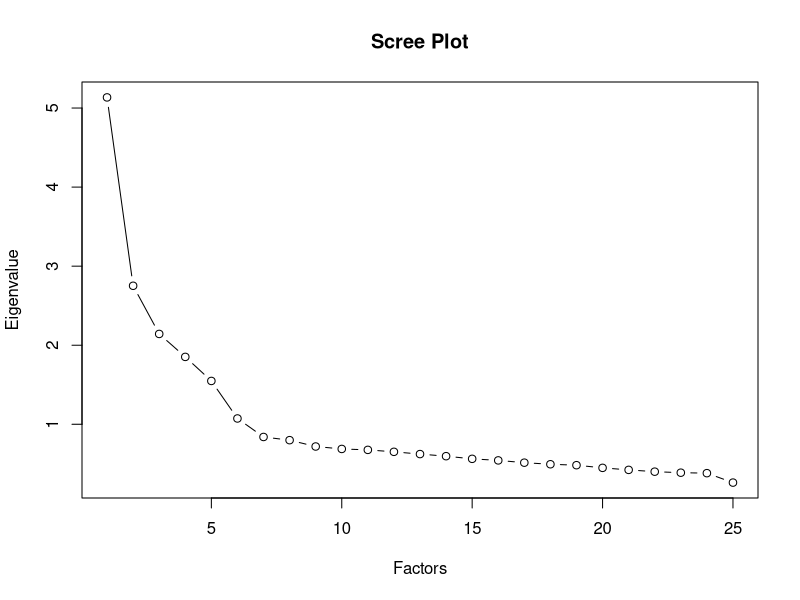

This chart was generated by the following R code:

install.packages("psych")
library(psych)
# install.packages("ggplot2")
library(ggplot2)


# R-এর bfi ডেটাসেটটি factor_analyzer এর ডেটাসেটের মতই
# For demonstration, let's use a sample dataset from the library
data(bfi)
# কলামগুলো বাদ দিন এবং NA ভ্যালু পরিষ্কার করুন
df <- bfi[, 1:25]
df <- na.omit(df)

# Bartlett's test প্রয়োগ করুন
# আউটপুটের মধ্যে Bartlett's test এর ফলাফল পাওয়া যাবে
cortest.bartlett(df)

# KMO test প্রয়োগ করুন
KMO(df)

# ফ্যাক্টর সংখ্যা নির্ধারণ করতে Scree Plot তৈরি করুন
# fa() ফাংশন নিজে থেকেই scree plot তৈরি করতে পারে
# অথবা, eigenvalues বের করে ম্যানুয়ালি প্লট করা যায়
fa_model_initial <- fa(df, rotate = "varimax")
print(fa_model_initial$e.values) # Eigenvalues দেখা
plot(fa_model_initial$e.values, type = "b", main = "Scree Plot", xlab = "Factors", ylab = "Eigenvalue")

# নির্দিষ্ট সংখ্যক ফ্যাক্টর (যেমন ৬) দিয়ে ফ্যাক্টর অ্যানালাইসিস করুন
fa_model <- fa(df, nfactors = 6, rotate = "varimax")

# ফ্যাক্টর লোডিং দেখুন
print("Factor Loadings:")
print(fa_model$loadings)

# প্রতিটি ফ্যাক্টরের Variance দেখুন
# summary(fa_model) এর আউটপুটে SS loadings, Proportion Var, Cumulative Var আকারে Variance দেখা যায়
print("Factor Variance:")
print(fa_model$Vaccounted)
